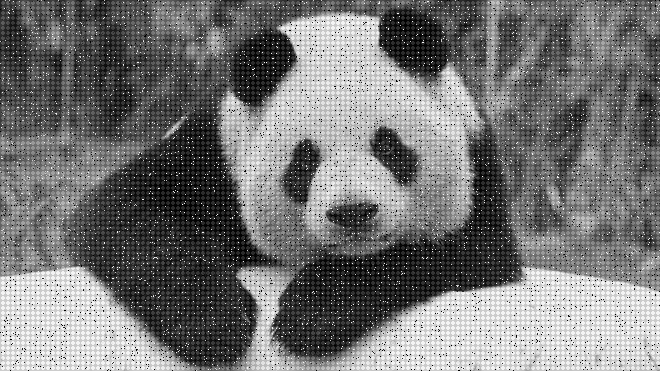
#> input picture Images/PandaNoise(1).bmp, 660 x 371 px, found by its file name
$ python ImageEnhancement2.py   (older library calls are emulated)
#> lines starting #> are read from the running program, lines starting #| are printed output that depends on the picture; after the words box and inside, x2 and y2 are one past the last pixel; in counts of white or black regions, pixels touching at a corner belong together; long printed decimals are rounded
import cv2
import numpy as np
import math
from matplotlib import pyplot as plt
from skimage.measure import compare_ssim


def print_mse(image1, image2):
    diff_arr = np.subtract(image1, image2)
    sq_arr = np.square(diff_arr)
    mse = sq_arr.mean()


def print_ssim(image1, image2):
    (score, difference) = compare_ssim(image1, image2, full=True)
    print("SSIM: " + str(score))


def process_image(image):
    """
    Post process the image to create a full contrast stretch of the image
    takes as input:
    image: the image obtained from the inverse fourier transform
    return an image with full contrast stretch
    -----------------------------------------------------
    1. Full contrast stretch (fsimage)
    2. take negative (255 - fsimage)
    """
    a = 0
    b = 255
    c = np.min(image)
    d = np.max(image)
    rows, columns = np.shape(image)
    image1 = np.zeros((rows, columns), dtype=int)
    for i in range(rows):
        for j in range(columns):
            if (d - c) == 0:
                image1[i, j] = ((b - a) / 0.000001) * (image[i, j] - c) + a
            else:
                image1[i, j] = ((b - a) / (d - c)) * (image[i, j] - c) + a
    return np.uint8(image1)


def compute_dft(image):
    """
    Computes the Discrete Fourier transformation of the image
    """
    fft = np.fft.fft2(image)
    shift_fft = np.fft.fftshift(fft)
    mag_dft = 20 * np.log(np.abs(shift_fft))
    dft = process_image(mag_dft)
    return shift_fft, dft


def get_butterworth_filter(shape, cutoff, order):
    """
    Computes a butterworth low pass mask
    takes as input:
    shape: the shape of the mask to be generated
    cutoff: the cutoff frequency of the butterworth filter
    order: the order of the butterworth filter
    returns a butterworth low pass mask
    """
    d0 = cutoff
    n = order
    rows, columns = shape
    mask = np.zeros((rows, columns))
    mid_R, mid_C = int(rows / 2), int(columns / 2)
    for i in range(rows):
        for j in range(columns):
            d = math.sqrt((i - mid_R) ** 2 + (j - mid_C) ** 2)
            mask[i, j] = 1 / (1 + (d / d0) ** (2 * n))

    return mask


def get_ideal_filter(shape, cutoff):
    """
    Computes a Ideal low pass mask
    takes as input:
    shape: the shape of the mask to be generated
    cutoff: the cutoff frequency of the ideal filter
    returns a ideal low pass mask
    """
    d0 = cutoff
    rows, columns = shape
    mask = np.zeros((rows, columns), dtype=int)
    mid_R, mid_C = int(rows / 2), int(columns / 2)
    for i in range(rows):
        for j in range(columns):
            d = math.sqrt((i - mid_R) ** 2 + (j - mid_C) ** 2)
            if d <= d0:
                mask[i, j] = 1
            else:
                mask[i, j] = 0

    return mask


def get_gaussian_filter(shape, cutoff):
    """
    Computes a gaussian low pass mask
    takes as input:
    shape: the shape of the mask to be generated
    cutoff: the cutoff frequency of the gaussian filter (sigma)
    returns a gaussian low pass mask
    """
    d0 = cutoff
    rows, columns = shape
    mask = np.zeros((rows, columns))
    mid_R, mid_C = int(rows / 2), int(columns / 2)
    for i in range(rows):
        for j in range(columns):
            d = math.sqrt((i - mid_R) ** 2 + (j - mid_C) ** 2)
            mask[i, j] = np.exp(-(d * d) / (2 * d0 * d0))

    return mask


def remove_noise(filter_name, shift_fft, shape, cutoff, order):
    """
    Removes Noise from the image on the basis of the filter name provided
    Returns : filtered discrete fourier transformation, filtered image
    """
    if filter_name == "butterworth":
        mask = get_butterworth_filter(shape, cutoff, order)
    elif filter_name == "ideal":
        mask = get_ideal_filter(shape, cutoff)
    elif filter_name == "gaussian":
        mask = get_gaussian_filter(shape, cutoff)

    filtered_image = np.multiply(mask, shift_fft)
    mag_filtered_dft = 20 * np.log(np.abs(filtered_image) + 1)
    filtered_dft = process_image(mag_filtered_dft)

    return filtered_dft, filtered_image


def compute_ift(filtered_image):
    """
    Computes inverse fourier transformation
    """
    shift_ifft = np.fft.ifftshift(filtered_image)

    ifft = np.fft.ifft2(shift_ifft)
    mag = np.abs(ifft)
    filtered_image = process_image(mag)

    return filtered_image


def remove_periodic_noise(img):
    """
    Removes Periodic noise from the image
    """
    dft = cv2.dft(np.float32(img), flags=cv2.DFT_COMPLEX_OUTPUT)

    dft_shift = np.fft.fftshift(dft)

    rows, cols = img.shape
    crow, ccol = int(rows / 2), int(cols / 2)
    mask = np.zeros((rows, cols, 2), np.uint8)
    r_out = crow
    r_in = ccol
    center = [crow, ccol]
    x, y = np.ogrid[:rows, :cols]
    mask_area = np.logical_xor(((x - center[0]) ** 2 + (y - center[1]) ** 2 >= r_in ** 2),
                               ((x - center[0]) ** 2 + (y - center[1]) ** 2 <= r_out ** 2))
    mask[mask_area] = 1
    fshift = dft_shift * mask
    fshift_mask_mag = 20 * np.log(cv2.magnitude(fshift[:, :, 0], fshift[:, :, 1]))
    f_ishift = np.fft.ifftshift(fshift)
    img_back = cv2.idft(f_ishift)
    img_back = cv2.magnitude(img_back[:, :, 0], img_back[:, :, 1])

    return img_back, fshift_mask_mag


def plot_images(img_input, img_org, img_dft, img_filtered_i, img_filtered_g, img_filtered_b, img_filter_dft_i,
                img_filter_dft_g, img_filter_dft_b, img_periodic, img_periodic_dft):
    """
    Plot the all images provided on the grid for comparison of each
    step and filter effects.
    """
    fig = plt.figure(figsize=(12, 12))
    ax1 = fig.add_subplot(6, 1, 1)
    ax1.imshow(img_org, cmap='gray')
    ax1.title.set_text('Original Image')

    plt.axis('off')

    ax9 = fig.add_subplot(6, 2, 3)
    ax9.imshow(img_dft, cmap='gray')
    ax9.title.set_text('DFT of Image')

    plt.axis('off')

    ax2 = fig.add_subplot(6, 2, 4)
    ax2.imshow(img_input, cmap='gray')
    ax2.title.set_text('Noisy Image')

    plt.axis('off')

    ax3 = fig.add_subplot(6, 2, 5)
    ax3.imshow(img_periodic_dft, cmap='gray')
    ax3.title.set_text('DFT after periodic noise removal')

    plt.axis('off')

    ax4 = fig.add_subplot(6, 2, 6)
    ax4.imshow(img_periodic, cmap='gray')
    ax4.title.set_text('After Periodic noise removal')

    plt.axis('off')

    ax3 = fig.add_subplot(6, 2, 7)
    ax3.imshow(img_filter_dft_i, cmap='gray')
    ax3.title.set_text('FFT + Ideal Mask')

    plt.axis('off')

    ax4 = fig.add_subplot(6, 2, 8)
    ax4.imshow(img_filtered_i, cmap='gray')
    ax4.title.set_text('After Ideal Filter')

    plt.axis('off')

    ax5 = fig.add_subplot(6, 2, 9)
    ax5.imshow(img_filter_dft_g, cmap='gray')
    ax5.title.set_text('FFT + Gaussian Mask')

    plt.axis('off')

    ax6 = fig.add_subplot(6, 2, 10)
    ax6.imshow(img_filtered_g, cmap='gray')
    ax6.title.set_text('After Gaussian Filter')

    plt.axis('off')

    ax7 = fig.add_subplot(6, 2, 11)
    ax7.imshow(img_filter_dft_b, cmap='gray')
    ax7.title.set_text('FFT + Butterworth Mask')

    plt.axis('off')

    ax8 = fig.add_subplot(6, 2, 12)
    ax8.imshow(img_filtered_b, cmap='gray')
    ax8.title.set_text('After Butterworth Filter')

    plt.axis('off')

    plt.show()


def main():
    # Initialing the parameters that will be used for filter the noisy image
    input_image = cv2.imread(".\\Images\\PandaNoise(1).bmp", 0)
#> input_image is the input picture: shape (371, 660); min 0, max 244, mean 117
    rows, cols = input_image.shape
#> rows = 371; cols = 660
    cutoff_f = 50
    order = 2
    shape = np.shape(input_image)
#> shape = (371, 660)

    # Calculating the Fourier transformation
    shift_fft, dft_org = compute_dft(input_image)
#> in compute_dft, `mag_dft = 20 * np.log(np.abs(shift_fft))`:
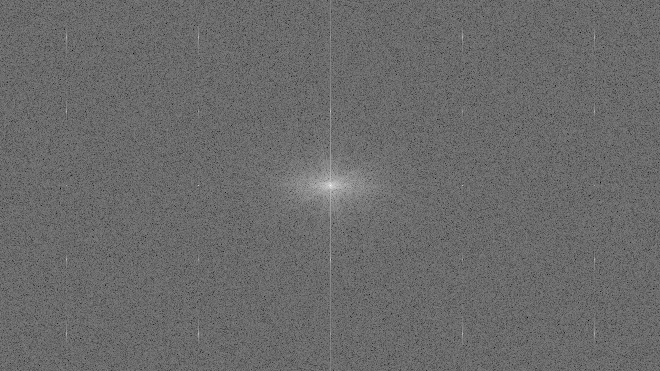
#> mag_dft: shape (371, 660) float64; min 71.7, max 343.4, mean 185.5; drawn with min black and max white
#> in process_image, `c = np.min(image)`: c = 71.7
#> in process_image, `d = np.max(image)`: d = 343.4

    # Periodic Mask Removal
    img_periodic, img_periodic_dft = remove_periodic_noise(input_image)

    # Initializing all the masks
    mask = ['ideal', 'gaussian', 'butterworth']
    shift_fft, dft = compute_dft(img_periodic)
#> in compute_dft (call 2), `mag_dft = 20 * np.log(np.abs(shift_fft))`:
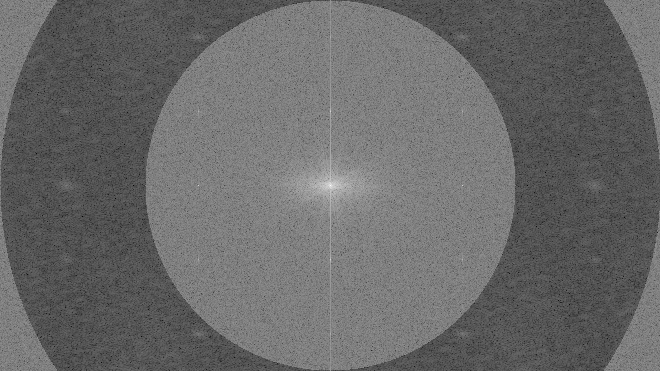
#> mag_dft: shape (371, 660) float64; min 276, max 591.6, mean 406.3; drawn with min black and max white

    ## Ideal Mask
    filtered_dft_i, filtered_image_i = remove_noise(mask[0], shift_fft, shape, cutoff_f, order)
#> after the loop in get_ideal_filter, `for i in range(rows):`:
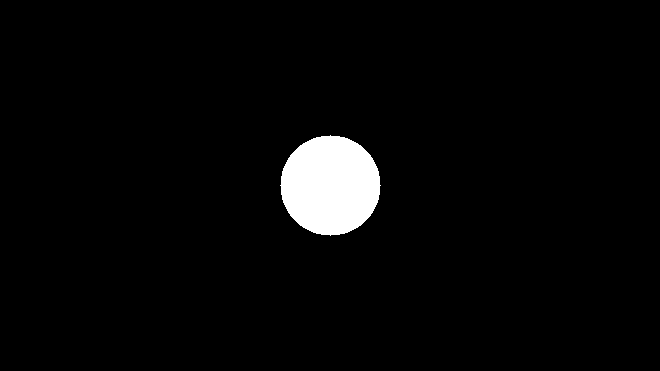
#> mask: shape (371, 660) int64; values 0 (black) and 1 (white), 3.2% white; 1 white region, box (x1, y1, x2, y2) and area: (280, 135, 381, 236) 7845
#> in process_image (call 3), `c = np.min(image)`: c = 0
#> after the loop in process_image (call 3), `for i in range(rows):`:
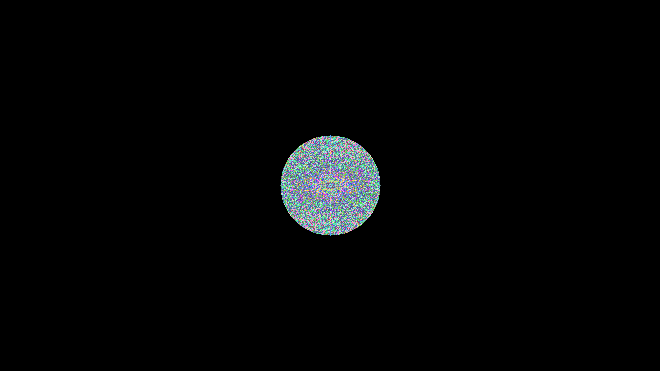
#> image1: shape (371, 660) int64; 76 distinct labels, from 0 to 255; one colour per label, 0 black
    filtered_image_i = compute_ift(filtered_image_i)

    ## Guassian Mask
    filtered_dft_g, filtered_image_g = remove_noise(mask[1], shift_fft, shape, cutoff_f, order)
#> call 2 of remove_noise, with filter_name = 'gaussian', shift_fft = array of shape (371, 660), shape = (371, 660), cutoff = 50, order = 2
#> in remove_noise (call 2), `mag_filtered_dft = 20 * np.log(np.abs(filtered_image) + 1)`:
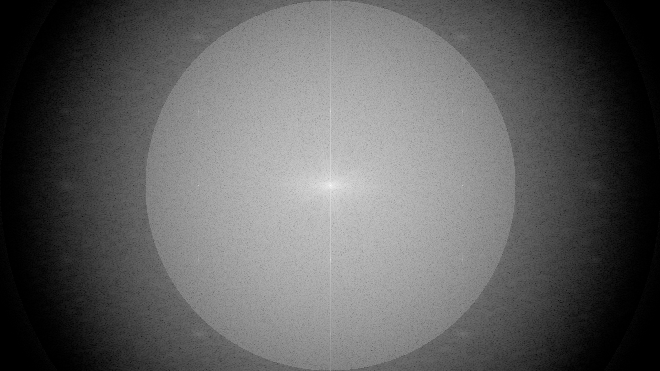
#> mag_filtered_dft: shape (371, 660) float64; min 0.00363, max 591.6, mean 221; drawn with min black and max white
    filtered_image_g = compute_ift(filtered_image_g)

    ## Butterworth Mask
    filtered_dft_b, filtered_image_b = remove_noise(mask[2], shift_fft, shape, cutoff_f, order)
#> call 3 of remove_noise, with filter_name = 'butterworth', shift_fft = array of shape (371, 660), shape = (371, 660), cutoff = 50, order = 2
#> in remove_noise (call 3), `mag_filtered_dft = 20 * np.log(np.abs(filtered_image) + 1)`:
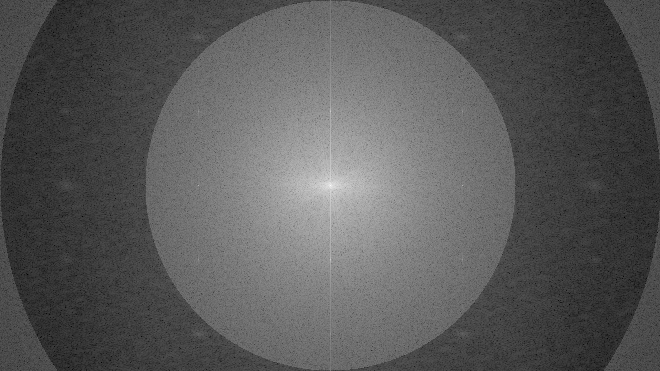
#> mag_filtered_dft: shape (371, 660) float64; min 145.2, max 591.6, mean 302.2; drawn with min black and max white
    filtered_image_b = compute_ift(filtered_image_b)

    # Declaring all the images
    img_input = input_image
    img_org = cv2.imread(".\\Images\\PandaOriginal(1).bmp", 0)
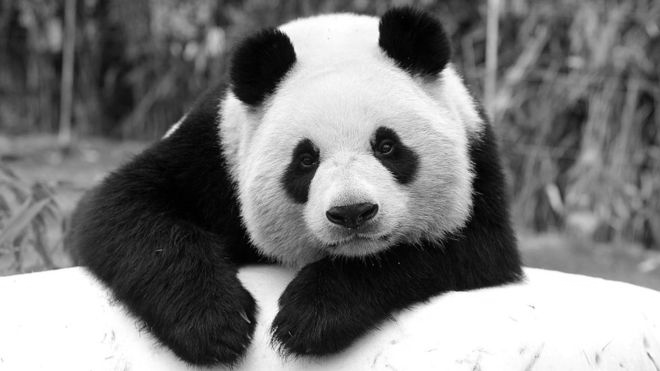
#> input picture Images/PandaOriginal(1).bmp, 660 x 371 px, found by its file name
#> img_org is the input picture: shape (371, 660); min 0, max 255, mean 122.1
    print("MSE start: " + str(np.square(np.subtract(img_org, input_image)).mean()))
#| MSE start: 96.058
    img_dft = np.uint8(dft_org)
    img_filtered_i = np.uint8(filtered_image_i)
    img_filter_dft_i = np.uint8(filtered_dft_i)

    img_filtered_g = np.uint8(filtered_image_g)
    img_filter_dft_g = np.uint8(filtered_dft_g)

    img_filtered_b = np.uint8(filtered_image_b)
    img_filter_dft_b = np.uint8(filtered_dft_b)

    plot_images(img_input, img_org, img_dft, img_filtered_i, img_filtered_g, img_filtered_b, img_filter_dft_i,
                      img_filter_dft_g, img_filter_dft_b, img_periodic, img_periodic_dft)

    ## Calculating the MSE between the orginal and filtered images
    Y = np.square(np.subtract(img_org, img_filtered_i)).mean()
#> Y = 81.31
    print("MSE of Periodic and Ideal Noise Removal:", Y)
#| MSE of Periodic and Ideal Noise Removal: 81.312

    Y = np.square(np.subtract(img_org, img_filtered_g)).mean()
#> Y = 69.06
    print("MSE of Periodic and Gaussian Noise Removal:", Y)
#| MSE of Periodic and Gaussian Noise Removal: 69.057

    Y = np.square(np.subtract(img_org, img_filtered_b)).mean()
#> Y = 69.66
    print("MSE of Periodic and Butterworth Noise Removal:", Y)
#| MSE of Periodic and Butterworth Noise Removal: 69.665


if __name__ == "__main__":
    main()
